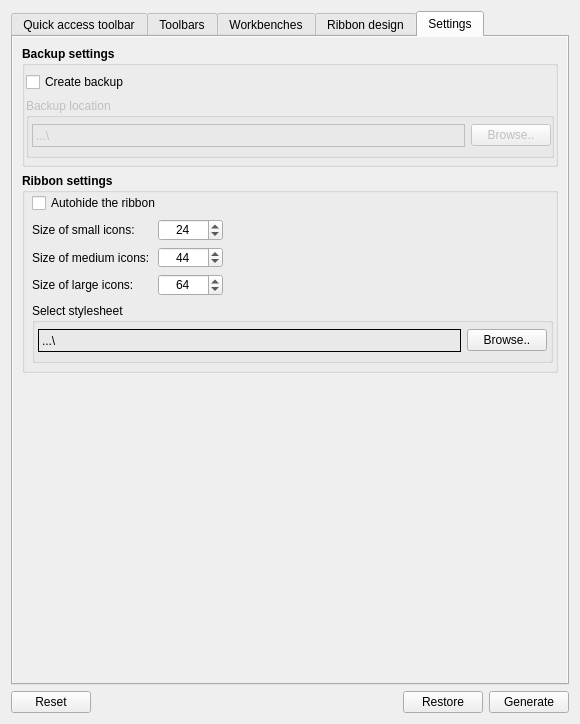
<?xml version="1.0" encoding="UTF-8"?>
<ui version="4.0">
 <class>Form</class>
 <widget class="QWidget" name="Form">
  <property name="windowModality">
   <enum>Qt::WindowModal</enum>
  </property>
  <property name="geometry">
   <rect>
    <x>0</x>
    <y>0</y>
    <width>580</width>
    <height>724</height>
   </rect>
  </property>
  <property name="windowTitle">
   <string>Form</string>
  </property>
  <property name="autoFillBackground">
   <bool>false</bool>
  </property>
  <layout class="QGridLayout" name="gridLayout_7">
   <item row="1" column="0">
    <layout class="QGridLayout" name="gridLayout_6">
     <item row="0" column="3">
      <widget class="QPushButton" name="GenerateJson">
       <property name="text">
        <string>Generate</string>
       </property>
      </widget>
     </item>
     <item row="0" column="0">
      <widget class="QPushButton" name="ResetJson">
       <property name="enabled">
        <bool>true</bool>
       </property>
       <property name="text">
        <string>Reset</string>
       </property>
      </widget>
     </item>
     <item row="0" column="2">
      <widget class="QPushButton" name="RestoreJson">
       <property name="enabled">
        <bool>true</bool>
       </property>
       <property name="text">
        <string>Restore</string>
       </property>
      </widget>
     </item>
     <item row="0" column="1">
      <spacer name="horizontalSpacer">
       <property name="orientation">
        <enum>Qt::Horizontal</enum>
       </property>
       <property name="sizeHint" stdset="0">
        <size>
         <width>40</width>
         <height>20</height>
        </size>
       </property>
      </spacer>
     </item>
    </layout>
   </item>
   <item row="0" column="0">
    <widget class="QTabWidget" name="tabWidget">
     <property name="autoFillBackground">
      <bool>false</bool>
     </property>
     <property name="styleSheet">
      <string notr="true"/>
     </property>
     <property name="currentIndex">
      <number>4</number>
     </property>
     <property name="elideMode">
      <enum>Qt::ElideRight</enum>
     </property>
     <widget class="QWidget" name="QAToolbars">
      <property name="autoFillBackground">
       <bool>true</bool>
      </property>
      <attribute name="title">
       <string>Quick access toolbar</string>
      </attribute>
      <widget class="QWidget" name="layoutWidget">
       <property name="geometry">
        <rect>
         <x>0</x>
         <y>10</y>
         <width>551</width>
         <height>631</height>
        </rect>
       </property>
       <layout class="QGridLayout" name="gridLayout_2">
        <property name="leftMargin">
         <number>6</number>
        </property>
        <property name="topMargin">
         <number>6</number>
        </property>
        <property name="rightMargin">
         <number>6</number>
        </property>
        <property name="bottomMargin">
         <number>6</number>
        </property>
        <item row="4" column="1">
         <layout class="QGridLayout" name="gridLayout">
          <item row="4" column="0">
           <widget class="QToolButton" name="MoveUp_Command">
            <property name="text">
             <string>...</string>
            </property>
            <property name="arrowType">
             <enum>Qt::UpArrow</enum>
            </property>
           </widget>
          </item>
          <item row="5" column="0">
           <widget class="QToolButton" name="MoveDown_Command">
            <property name="text">
             <string>...</string>
            </property>
            <property name="arrowType">
             <enum>Qt::DownArrow</enum>
            </property>
           </widget>
          </item>
          <item row="2" column="0">
           <widget class="QToolButton" name="Remove_Command">
            <property name="text">
             <string>...</string>
            </property>
            <property name="arrowType">
             <enum>Qt::LeftArrow</enum>
            </property>
           </widget>
          </item>
          <item row="1" column="0">
           <widget class="QToolButton" name="Add_Command">
            <property name="text">
             <string>...</string>
            </property>
            <property name="arrowType">
             <enum>Qt::RightArrow</enum>
            </property>
           </widget>
          </item>
          <item row="6" column="0">
           <spacer name="verticalSpacer">
            <property name="orientation">
             <enum>Qt::Vertical</enum>
            </property>
            <property name="sizeHint" stdset="0">
             <size>
              <width>20</width>
              <height>40</height>
             </size>
            </property>
           </spacer>
          </item>
          <item row="3" column="0">
           <spacer name="verticalSpacer_3">
            <property name="orientation">
             <enum>Qt::Vertical</enum>
            </property>
            <property name="sizeType">
             <enum>QSizePolicy::Fixed</enum>
            </property>
            <property name="sizeHint" stdset="0">
             <size>
              <width>20</width>
              <height>40</height>
             </size>
            </property>
           </spacer>
          </item>
          <item row="0" column="0">
           <spacer name="verticalSpacer_2">
            <property name="orientation">
             <enum>Qt::Vertical</enum>
            </property>
            <property name="sizeHint" stdset="0">
             <size>
              <width>20</width>
              <height>40</height>
             </size>
            </property>
           </spacer>
          </item>
         </layout>
        </item>
        <item row="2" column="0" colspan="3">
         <layout class="QGridLayout" name="gridLayout_10">
          <item row="0" column="0">
           <widget class="QLabel" name="label_3">
            <property name="sizePolicy">
             <sizepolicy hsizetype="Fixed" vsizetype="Preferred">
              <horstretch>0</horstretch>
              <verstretch>0</verstretch>
             </sizepolicy>
            </property>
            <property name="text">
             <string>Category:</string>
            </property>
           </widget>
          </item>
          <item row="0" column="1">
           <widget class="QComboBox" name="ListCategory_1"/>
          </item>
         </layout>
        </item>
        <item row="3" column="0" colspan="3">
         <widget class="QLabel" name="label_5">
          <property name="text">
           <string>Select commands to add to the quick access toolbar</string>
          </property>
         </widget>
        </item>
        <item row="4" column="2">
         <widget class="QListWidget" name="CommandsSelected">
          <property name="defaultDropAction">
           <enum>Qt::MoveAction</enum>
          </property>
          <property name="movement">
           <enum>QListView::Free</enum>
          </property>
          <property name="sortingEnabled">
           <bool>false</bool>
          </property>
          <item>
           <property name="text">
            <string>New Item</string>
           </property>
           <property name="checkState">
            <enum>Checked</enum>
           </property>
          </item>
         </widget>
        </item>
        <item row="4" column="0">
         <widget class="QListWidget" name="CommandsAvailable">
          <property name="selectionMode">
           <enum>QAbstractItemView::MultiSelection</enum>
          </property>
          <property name="sortingEnabled">
           <bool>true</bool>
          </property>
          <item>
           <property name="text">
            <string>New Item</string>
           </property>
           <property name="checkState">
            <enum>Checked</enum>
           </property>
          </item>
         </widget>
        </item>
        <item row="0" column="0" colspan="3">
         <widget class="QLineEdit" name="SearchBar_1">
          <property name="inputMask">
           <string/>
          </property>
          <property name="text">
           <string/>
          </property>
          <property name="placeholderText">
           <string>Type to search..</string>
          </property>
         </widget>
        </item>
       </layout>
      </widget>
     </widget>
     <widget class="QWidget" name="Toolbars">
      <property name="autoFillBackground">
       <bool>true</bool>
      </property>
      <attribute name="title">
       <string>Toolbars</string>
      </attribute>
      <widget class="QWidget" name="layoutWidget_6">
       <property name="geometry">
        <rect>
         <x>0</x>
         <y>10</y>
         <width>551</width>
         <height>631</height>
        </rect>
       </property>
       <layout class="QGridLayout" name="gridLayout_17">
        <property name="leftMargin">
         <number>6</number>
        </property>
        <property name="topMargin">
         <number>6</number>
        </property>
        <property name="rightMargin">
         <number>6</number>
        </property>
        <property name="bottomMargin">
         <number>6</number>
        </property>
        <item row="3" column="0">
         <widget class="QListWidget" name="ToolbarsToExclude">
          <property name="selectionMode">
           <enum>QAbstractItemView::MultiSelection</enum>
          </property>
          <property name="sortingEnabled">
           <bool>true</bool>
          </property>
          <item>
           <property name="text">
            <string>New Item</string>
           </property>
           <property name="checkState">
            <enum>Checked</enum>
           </property>
          </item>
         </widget>
        </item>
        <item row="3" column="1">
         <layout class="QGridLayout" name="gridLayout_18">
          <item row="0" column="0">
           <spacer name="verticalSpacer_15">
            <property name="orientation">
             <enum>Qt::Vertical</enum>
            </property>
            <property name="sizeHint" stdset="0">
             <size>
              <width>20</width>
              <height>40</height>
             </size>
            </property>
           </spacer>
          </item>
          <item row="3" column="0">
           <spacer name="verticalSpacer_16">
            <property name="orientation">
             <enum>Qt::Vertical</enum>
            </property>
            <property name="sizeHint" stdset="0">
             <size>
              <width>20</width>
              <height>40</height>
             </size>
            </property>
           </spacer>
          </item>
          <item row="2" column="0">
           <widget class="QToolButton" name="Remove_Toolbar">
            <property name="text">
             <string>...</string>
            </property>
            <property name="arrowType">
             <enum>Qt::LeftArrow</enum>
            </property>
           </widget>
          </item>
          <item row="1" column="0">
           <widget class="QToolButton" name="Add_Toolbar">
            <property name="text">
             <string>...</string>
            </property>
            <property name="arrowType">
             <enum>Qt::RightArrow</enum>
            </property>
           </widget>
          </item>
         </layout>
        </item>
        <item row="2" column="0" colspan="3">
         <widget class="QLabel" name="label_13">
          <property name="text">
           <string>&lt;html&gt;&lt;head/&gt;&lt;body&gt;&lt;p&gt;Select toolbars to &lt;span style=&quot; font-weight:600;&quot;&gt;exclude&lt;/span&gt; from the ribbon.&lt;/p&gt;&lt;/body&gt;&lt;/html&gt;</string>
          </property>
         </widget>
        </item>
        <item row="3" column="2">
         <widget class="QListWidget" name="ToolbarsExcluded">
          <property name="defaultDropAction">
           <enum>Qt::MoveAction</enum>
          </property>
          <property name="movement">
           <enum>QListView::Free</enum>
          </property>
          <property name="sortingEnabled">
           <bool>true</bool>
          </property>
          <item>
           <property name="text">
            <string>New Item</string>
           </property>
           <property name="checkState">
            <enum>Checked</enum>
           </property>
          </item>
         </widget>
        </item>
        <item row="1" column="0" colspan="3">
         <layout class="QGridLayout" name="gridLayout_11">
          <item row="0" column="0">
           <widget class="QLabel" name="label_8">
            <property name="sizePolicy">
             <sizepolicy hsizetype="Fixed" vsizetype="Preferred">
              <horstretch>0</horstretch>
              <verstretch>0</verstretch>
             </sizepolicy>
            </property>
            <property name="text">
             <string>Category:</string>
            </property>
           </widget>
          </item>
          <item row="0" column="1">
           <widget class="QComboBox" name="ListCategory_2"/>
          </item>
         </layout>
        </item>
        <item row="0" column="0" colspan="3">
         <widget class="QLineEdit" name="SearchBar_2">
          <property name="inputMask">
           <string/>
          </property>
          <property name="text">
           <string/>
          </property>
          <property name="placeholderText">
           <string>Type to search..</string>
          </property>
         </widget>
        </item>
       </layout>
      </widget>
     </widget>
     <widget class="QWidget" name="Workbenches">
      <property name="autoFillBackground">
       <bool>true</bool>
      </property>
      <attribute name="title">
       <string>Workbenches</string>
      </attribute>
      <widget class="QWidget" name="layoutWidget">
       <property name="geometry">
        <rect>
         <x>0</x>
         <y>10</y>
         <width>551</width>
         <height>631</height>
        </rect>
       </property>
       <layout class="QGridLayout" name="gridLayout_3">
        <property name="leftMargin">
         <number>6</number>
        </property>
        <property name="topMargin">
         <number>6</number>
        </property>
        <property name="rightMargin">
         <number>6</number>
        </property>
        <property name="bottomMargin">
         <number>6</number>
        </property>
        <item row="1" column="0">
         <widget class="QListWidget" name="WorkbenchesAvailable">
          <property name="selectionMode">
           <enum>QAbstractItemView::MultiSelection</enum>
          </property>
          <property name="sortingEnabled">
           <bool>true</bool>
          </property>
          <item>
           <property name="text">
            <string>New Item</string>
           </property>
           <property name="checkState">
            <enum>Checked</enum>
           </property>
          </item>
         </widget>
        </item>
        <item row="1" column="2">
         <widget class="QListWidget" name="WorkbenchesSelected">
          <property name="defaultDropAction">
           <enum>Qt::MoveAction</enum>
          </property>
          <property name="movement">
           <enum>QListView::Free</enum>
          </property>
          <property name="sortingEnabled">
           <bool>true</bool>
          </property>
          <item>
           <property name="text">
            <string>New Item</string>
           </property>
           <property name="checkState">
            <enum>Checked</enum>
           </property>
          </item>
         </widget>
        </item>
        <item row="1" column="1">
         <layout class="QGridLayout" name="gridLayout_4">
          <item row="2" column="0">
           <widget class="QToolButton" name="Remove_Workbench">
            <property name="text">
             <string>...</string>
            </property>
            <property name="arrowType">
             <enum>Qt::LeftArrow</enum>
            </property>
           </widget>
          </item>
          <item row="1" column="0">
           <widget class="QToolButton" name="Add_Workbench">
            <property name="text">
             <string>...</string>
            </property>
            <property name="arrowType">
             <enum>Qt::RightArrow</enum>
            </property>
           </widget>
          </item>
          <item row="0" column="0">
           <spacer name="verticalSpacer_4">
            <property name="orientation">
             <enum>Qt::Vertical</enum>
            </property>
            <property name="sizeHint" stdset="0">
             <size>
              <width>20</width>
              <height>40</height>
             </size>
            </property>
           </spacer>
          </item>
          <item row="3" column="0">
           <spacer name="verticalSpacer_5">
            <property name="orientation">
             <enum>Qt::Vertical</enum>
            </property>
            <property name="sizeHint" stdset="0">
             <size>
              <width>20</width>
              <height>40</height>
             </size>
            </property>
           </spacer>
          </item>
         </layout>
        </item>
        <item row="0" column="0" colspan="3">
         <widget class="QLabel" name="label_6">
          <property name="text">
           <string>&lt;html&gt;&lt;head/&gt;&lt;body&gt;&lt;p&gt;Select workbenches to&lt;span style=&quot; font-weight:600;&quot;&gt; include&lt;/span&gt; in the ribbon.&lt;/p&gt;&lt;/body&gt;&lt;/html&gt;</string>
          </property>
         </widget>
        </item>
       </layout>
      </widget>
     </widget>
     <widget class="QWidget" name="RibbonDesign">
      <property name="autoFillBackground">
       <bool>true</bool>
      </property>
      <attribute name="title">
       <string>Ribbon design</string>
      </attribute>
      <widget class="QWidget" name="layoutWidget">
       <property name="geometry">
        <rect>
         <x>10</x>
         <y>10</y>
         <width>391</width>
         <height>58</height>
        </rect>
       </property>
       <layout class="QGridLayout" name="gridLayout_5">
        <property name="leftMargin">
         <number>6</number>
        </property>
        <property name="topMargin">
         <number>6</number>
        </property>
        <property name="rightMargin">
         <number>6</number>
        </property>
        <property name="bottomMargin">
         <number>6</number>
        </property>
        <item row="1" column="0">
         <widget class="QLabel" name="label_2">
          <property name="text">
           <string>Select toolbar:</string>
          </property>
         </widget>
        </item>
        <item row="0" column="1">
         <widget class="QComboBox" name="WorkbenchList">
          <property name="sizePolicy">
           <sizepolicy hsizetype="MinimumExpanding" vsizetype="Fixed">
            <horstretch>0</horstretch>
            <verstretch>0</verstretch>
           </sizepolicy>
          </property>
         </widget>
        </item>
        <item row="1" column="1">
         <widget class="QComboBox" name="ToolbarList"/>
        </item>
        <item row="0" column="0">
         <widget class="QLabel" name="label">
          <property name="text">
           <string>Select workbench:</string>
          </property>
         </widget>
        </item>
        <item row="1" column="2">
         <widget class="QCheckBox" name="IconOnly">
          <property name="text">
           <string>Icon only</string>
          </property>
         </widget>
        </item>
       </layout>
      </widget>
      <widget class="QWidget" name="layoutWidget">
       <property name="geometry">
        <rect>
         <x>10</x>
         <y>70</y>
         <width>541</width>
         <height>571</height>
        </rect>
       </property>
       <layout class="QHBoxLayout" name="horizontalLayout_3">
        <property name="leftMargin">
         <number>6</number>
        </property>
        <property name="topMargin">
         <number>6</number>
        </property>
        <property name="rightMargin">
         <number>6</number>
        </property>
        <property name="bottomMargin">
         <number>6</number>
        </property>
        <item>
         <widget class="QTableWidget" name="tableWidget">
          <property name="styleSheet">
           <string notr="true">border-color: rgb(167, 167rgb(217, 217, 217), 167);</string>
          </property>
          <property name="frameShape">
           <enum>QFrame::StyledPanel</enum>
          </property>
          <property name="frameShadow">
           <enum>QFrame::Plain</enum>
          </property>
          <property name="sizeAdjustPolicy">
           <enum>QAbstractScrollArea::AdjustToContents</enum>
          </property>
          <property name="alternatingRowColors">
           <bool>true</bool>
          </property>
          <property name="selectionMode">
           <enum>QAbstractItemView::SingleSelection</enum>
          </property>
          <property name="selectionBehavior">
           <enum>QAbstractItemView::SelectRows</enum>
          </property>
          <property name="iconSize">
           <size>
            <width>16</width>
            <height>16</height>
           </size>
          </property>
          <attribute name="horizontalHeaderVisible">
           <bool>false</bool>
          </attribute>
          <attribute name="horizontalHeaderCascadingSectionResizes">
           <bool>false</bool>
          </attribute>
          <attribute name="horizontalHeaderShowSortIndicator" stdset="0">
           <bool>false</bool>
          </attribute>
          <attribute name="verticalHeaderVisible">
           <bool>false</bool>
          </attribute>
          <row>
           <property name="text">
            <string>1</string>
           </property>
          </row>
          <column>
           <property name="text">
            <string>Command</string>
           </property>
          </column>
          <column>
           <property name="text">
            <string>Small</string>
           </property>
          </column>
          <column>
           <property name="text">
            <string>Medium</string>
           </property>
          </column>
          <column>
           <property name="text">
            <string>Large</string>
           </property>
          </column>
          <item row="0" column="0">
           <property name="text">
            <string>Command 1</string>
           </property>
           <property name="flags">
            <set>ItemIsSelectable|ItemIsEnabled</set>
           </property>
          </item>
          <item row="0" column="1">
           <property name="text">
            <string/>
           </property>
           <property name="textAlignment">
            <set>AlignCenter</set>
           </property>
           <property name="background">
            <brush brushstyle="NoBrush">
             <color alpha="255">
              <red>0</red>
              <green>0</green>
              <blue>0</blue>
             </color>
            </brush>
           </property>
           <property name="checkState">
            <enum>Checked</enum>
           </property>
           <property name="flags">
            <set>ItemIsSelectable|ItemIsUserCheckable|ItemIsEnabled</set>
           </property>
          </item>
          <item row="0" column="2">
           <property name="text">
            <string/>
           </property>
           <property name="textAlignment">
            <set>AlignCenter</set>
           </property>
           <property name="checkState">
            <enum>Checked</enum>
           </property>
           <property name="flags">
            <set>ItemIsSelectable|ItemIsUserCheckable|ItemIsEnabled</set>
           </property>
          </item>
          <item row="0" column="3">
           <property name="text">
            <string/>
           </property>
           <property name="textAlignment">
            <set>AlignCenter</set>
           </property>
           <property name="checkState">
            <enum>Checked</enum>
           </property>
           <property name="flags">
            <set>ItemIsSelectable|ItemIsUserCheckable|ItemIsEnabled</set>
           </property>
          </item>
         </widget>
        </item>
        <item>
         <layout class="QVBoxLayout" name="verticalLayout">
          <item>
           <spacer name="verticalSpacer_9">
            <property name="orientation">
             <enum>Qt::Vertical</enum>
            </property>
            <property name="sizeHint" stdset="0">
             <size>
              <width>20</width>
              <height>40</height>
             </size>
            </property>
           </spacer>
          </item>
          <item>
           <widget class="QToolButton" name="MoveUp_RibbonCommand">
            <property name="text">
             <string>...</string>
            </property>
            <property name="arrowType">
             <enum>Qt::UpArrow</enum>
            </property>
           </widget>
          </item>
          <item>
           <widget class="QToolButton" name="MoveDown_RibbonCommand">
            <property name="text">
             <string>...</string>
            </property>
            <property name="arrowType">
             <enum>Qt::DownArrow</enum>
            </property>
           </widget>
          </item>
          <item>
           <spacer name="verticalSpacer_8">
            <property name="orientation">
             <enum>Qt::Vertical</enum>
            </property>
            <property name="sizeHint" stdset="0">
             <size>
              <width>20</width>
              <height>40</height>
             </size>
            </property>
           </spacer>
          </item>
         </layout>
        </item>
       </layout>
      </widget>
      <widget class="QWidget" name="layoutWidget">
       <property name="geometry">
        <rect>
         <x>450</x>
         <y>10</y>
         <width>88</width>
         <height>22</height>
        </rect>
       </property>
       <layout class="QHBoxLayout" name="horizontalLayout_4">
        <item>
         <widget class="QLabel" name="label_9">
          <property name="text">
           <string>TextLabel</string>
          </property>
         </widget>
        </item>
        <item>
         <widget class="QSpinBox" name="spinBox"/>
        </item>
       </layout>
      </widget>
     </widget>
     <widget class="QWidget" name="Settings">
      <property name="enabled">
       <bool>true</bool>
      </property>
      <property name="autoFillBackground">
       <bool>true</bool>
      </property>
      <attribute name="title">
       <string>Settings</string>
      </attribute>
      <layout class="QGridLayout" name="gridLayout_9">
       <item row="3" column="0">
        <spacer name="verticalSpacer_7">
         <property name="orientation">
          <enum>Qt::Vertical</enum>
         </property>
         <property name="sizeHint" stdset="0">
          <size>
           <width>20</width>
           <height>40</height>
          </size>
         </property>
        </spacer>
       </item>
       <item row="2" column="0">
        <widget class="QGroupBox" name="groupBox">
         <property name="minimumSize">
          <size>
           <width>0</width>
           <height>200</height>
          </size>
         </property>
         <property name="font">
          <font>
           <weight>75</weight>
           <bold>true</bold>
          </font>
         </property>
         <property name="title">
          <string>Ribbon settings</string>
         </property>
         <widget class="QGroupBox" name="groupBox_2">
          <property name="geometry">
           <rect>
            <x>10</x>
            <y>130</y>
            <width>521</width>
            <height>60</height>
           </rect>
          </property>
          <property name="minimumSize">
           <size>
            <width>0</width>
            <height>60</height>
           </size>
          </property>
          <property name="font">
           <font>
            <weight>50</weight>
            <bold>false</bold>
           </font>
          </property>
          <property name="title">
           <string>Select stylesheet</string>
          </property>
          <widget class="QWidget" name="layoutWidget_2">
           <property name="geometry">
            <rect>
             <x>0</x>
             <y>20</y>
             <width>521</width>
             <height>35</height>
            </rect>
           </property>
           <layout class="QHBoxLayout" name="horizontalLayout_2" stretch="0,0">
            <property name="leftMargin">
             <number>6</number>
            </property>
            <property name="topMargin">
             <number>6</number>
            </property>
            <property name="rightMargin">
             <number>6</number>
            </property>
            <property name="bottomMargin">
             <number>6</number>
            </property>
            <item>
             <widget class="QLabel" name="label_7">
              <property name="frameShape">
               <enum>QFrame::Box</enum>
              </property>
              <property name="text">
               <string>...\</string>
              </property>
             </widget>
            </item>
            <item>
             <widget class="QPushButton" name="StyleSheetLocation">
              <property name="sizePolicy">
               <sizepolicy hsizetype="Fixed" vsizetype="Fixed">
                <horstretch>20</horstretch>
                <verstretch>0</verstretch>
               </sizepolicy>
              </property>
              <property name="minimumSize">
               <size>
                <width>20</width>
                <height>0</height>
               </size>
              </property>
              <property name="text">
               <string>Browse..</string>
              </property>
             </widget>
            </item>
           </layout>
          </widget>
         </widget>
         <widget class="QWidget" name="layoutWidget">
          <property name="geometry">
           <rect>
            <x>10</x>
            <y>20</y>
            <width>191</width>
            <height>103</height>
           </rect>
          </property>
          <layout class="QVBoxLayout" name="verticalLayout_2">
           <item>
            <widget class="QCheckBox" name="AutoHide">
             <property name="font">
              <font>
               <weight>50</weight>
               <bold>false</bold>
              </font>
             </property>
             <property name="text">
              <string>Autohide the ribbon</string>
             </property>
            </widget>
           </item>
           <item>
            <layout class="QHBoxLayout" name="horizontalLayout_5">
             <item>
              <widget class="QLabel" name="label_10">
               <property name="sizePolicy">
                <sizepolicy hsizetype="Fixed" vsizetype="Preferred">
                 <horstretch>0</horstretch>
                 <verstretch>0</verstretch>
                </sizepolicy>
               </property>
               <property name="minimumSize">
                <size>
                 <width>120</width>
                 <height>0</height>
                </size>
               </property>
               <property name="font">
                <font>
                 <weight>50</weight>
                 <bold>false</bold>
                </font>
               </property>
               <property name="text">
                <string>Size of small icons:</string>
               </property>
              </widget>
             </item>
             <item>
              <widget class="QSpinBox" name="IconSize_Small">
               <property name="sizePolicy">
                <sizepolicy hsizetype="Minimum" vsizetype="Fixed">
                 <horstretch>0</horstretch>
                 <verstretch>0</verstretch>
                </sizepolicy>
               </property>
               <property name="minimumSize">
                <size>
                 <width>30</width>
                 <height>0</height>
                </size>
               </property>
               <property name="sizeIncrement">
                <size>
                 <width>0</width>
                 <height>0</height>
                </size>
               </property>
               <property name="baseSize">
                <size>
                 <width>0</width>
                 <height>0</height>
                </size>
               </property>
               <property name="font">
                <font>
                 <weight>50</weight>
                 <bold>false</bold>
                </font>
               </property>
               <property name="frame">
                <bool>true</bool>
               </property>
               <property name="alignment">
                <set>Qt::AlignCenter</set>
               </property>
               <property name="correctionMode">
                <enum>QAbstractSpinBox::CorrectToNearestValue</enum>
               </property>
               <property name="showGroupSeparator" stdset="0">
                <bool>false</bool>
               </property>
               <property name="minimum">
                <number>0</number>
               </property>
               <property name="value">
                <number>24</number>
               </property>
              </widget>
             </item>
            </layout>
           </item>
           <item>
            <layout class="QHBoxLayout" name="horizontalLayout_6">
             <item>
              <widget class="QLabel" name="label_11">
               <property name="sizePolicy">
                <sizepolicy hsizetype="Fixed" vsizetype="Preferred">
                 <horstretch>0</horstretch>
                 <verstretch>0</verstretch>
                </sizepolicy>
               </property>
               <property name="minimumSize">
                <size>
                 <width>120</width>
                 <height>0</height>
                </size>
               </property>
               <property name="font">
                <font>
                 <weight>50</weight>
                 <bold>false</bold>
                </font>
               </property>
               <property name="text">
                <string>Size of medium icons:</string>
               </property>
              </widget>
             </item>
             <item>
              <widget class="QSpinBox" name="IconSize_Medium">
               <property name="sizePolicy">
                <sizepolicy hsizetype="Minimum" vsizetype="Fixed">
                 <horstretch>20</horstretch>
                 <verstretch>0</verstretch>
                </sizepolicy>
               </property>
               <property name="minimumSize">
                <size>
                 <width>20</width>
                 <height>0</height>
                </size>
               </property>
               <property name="font">
                <font>
                 <weight>50</weight>
                 <bold>false</bold>
                </font>
               </property>
               <property name="alignment">
                <set>Qt::AlignCenter</set>
               </property>
               <property name="correctionMode">
                <enum>QAbstractSpinBox::CorrectToNearestValue</enum>
               </property>
               <property name="value">
                <number>44</number>
               </property>
              </widget>
             </item>
            </layout>
           </item>
           <item>
            <layout class="QHBoxLayout" name="horizontalLayout_7">
             <item>
              <widget class="QLabel" name="label_12">
               <property name="sizePolicy">
                <sizepolicy hsizetype="Fixed" vsizetype="Preferred">
                 <horstretch>0</horstretch>
                 <verstretch>0</verstretch>
                </sizepolicy>
               </property>
               <property name="minimumSize">
                <size>
                 <width>120</width>
                 <height>0</height>
                </size>
               </property>
               <property name="font">
                <font>
                 <weight>50</weight>
                 <bold>false</bold>
                </font>
               </property>
               <property name="text">
                <string>Size of large icons:</string>
               </property>
              </widget>
             </item>
             <item>
              <widget class="QSpinBox" name="Large">
               <property name="sizePolicy">
                <sizepolicy hsizetype="Minimum" vsizetype="Fixed">
                 <horstretch>20</horstretch>
                 <verstretch>0</verstretch>
                </sizepolicy>
               </property>
               <property name="minimumSize">
                <size>
                 <width>20</width>
                 <height>0</height>
                </size>
               </property>
               <property name="font">
                <font>
                 <weight>50</weight>
                 <bold>false</bold>
                </font>
               </property>
               <property name="alignment">
                <set>Qt::AlignCenter</set>
               </property>
               <property name="correctionMode">
                <enum>QAbstractSpinBox::CorrectToNearestValue</enum>
               </property>
               <property name="value">
                <number>64</number>
               </property>
              </widget>
             </item>
            </layout>
           </item>
          </layout>
         </widget>
        </widget>
       </item>
       <item row="0" column="0" rowspan="2">
        <widget class="QGroupBox" name="groupBox">
         <property name="font">
          <font>
           <weight>75</weight>
           <bold>true</bold>
          </font>
         </property>
         <property name="title">
          <string>Backup settings</string>
         </property>
         <layout class="QGridLayout" name="gridLayout_8">
          <property name="leftMargin">
           <number>1</number>
          </property>
          <property name="topMargin">
           <number>6</number>
          </property>
          <property name="rightMargin">
           <number>1</number>
          </property>
          <property name="bottomMargin">
           <number>6</number>
          </property>
          <item row="0" column="0">
           <widget class="QCheckBox" name="EnableBackup">
            <property name="font">
             <font>
              <weight>50</weight>
              <bold>false</bold>
             </font>
            </property>
            <property name="text">
             <string>Create backup</string>
            </property>
           </widget>
          </item>
          <item row="1" column="0">
           <widget class="QGroupBox" name="groupBox">
            <property name="enabled">
             <bool>false</bool>
            </property>
            <property name="minimumSize">
             <size>
              <width>0</width>
              <height>60</height>
             </size>
            </property>
            <property name="font">
             <font>
              <weight>50</weight>
              <bold>false</bold>
             </font>
            </property>
            <property name="title">
             <string>Backup location</string>
            </property>
            <widget class="QWidget" name="layoutWidget">
             <property name="geometry">
              <rect>
               <x>0</x>
               <y>20</y>
               <width>531</width>
               <height>35</height>
              </rect>
             </property>
             <layout class="QHBoxLayout" name="horizontalLayout">
              <property name="leftMargin">
               <number>6</number>
              </property>
              <property name="topMargin">
               <number>6</number>
              </property>
              <property name="rightMargin">
               <number>6</number>
              </property>
              <property name="bottomMargin">
               <number>6</number>
              </property>
              <item>
               <widget class="QLabel" name="label_4">
                <property name="frameShape">
                 <enum>QFrame::Box</enum>
                </property>
                <property name="text">
                 <string>...\</string>
                </property>
               </widget>
              </item>
              <item>
               <widget class="QPushButton" name="BackUpLocation">
                <property name="sizePolicy">
                 <sizepolicy hsizetype="Fixed" vsizetype="Fixed">
                  <horstretch>20</horstretch>
                  <verstretch>0</verstretch>
                 </sizepolicy>
                </property>
                <property name="minimumSize">
                 <size>
                  <width>20</width>
                  <height>0</height>
                 </size>
                </property>
                <property name="text">
                 <string>Browse..</string>
                </property>
               </widget>
              </item>
             </layout>
            </widget>
           </widget>
          </item>
         </layout>
        </widget>
       </item>
      </layout>
     </widget>
    </widget>
   </item>
  </layout>
 </widget>
 <resources/>
 <connections>
  <connection>
   <sender>EnableBackup</sender>
   <signal>toggled(bool)</signal>
   <receiver>groupBox</receiver>
   <slot>setEnabled(bool)</slot>
   <hints>
    <hint type="sourcelabel">
     <x>107</x>
     <y>70</y>
    </hint>
    <hint type="destinationlabel">
     <x>120</x>
     <y>92</y>
    </hint>
   </hints>
  </connection>
 </connections>
</ui>
